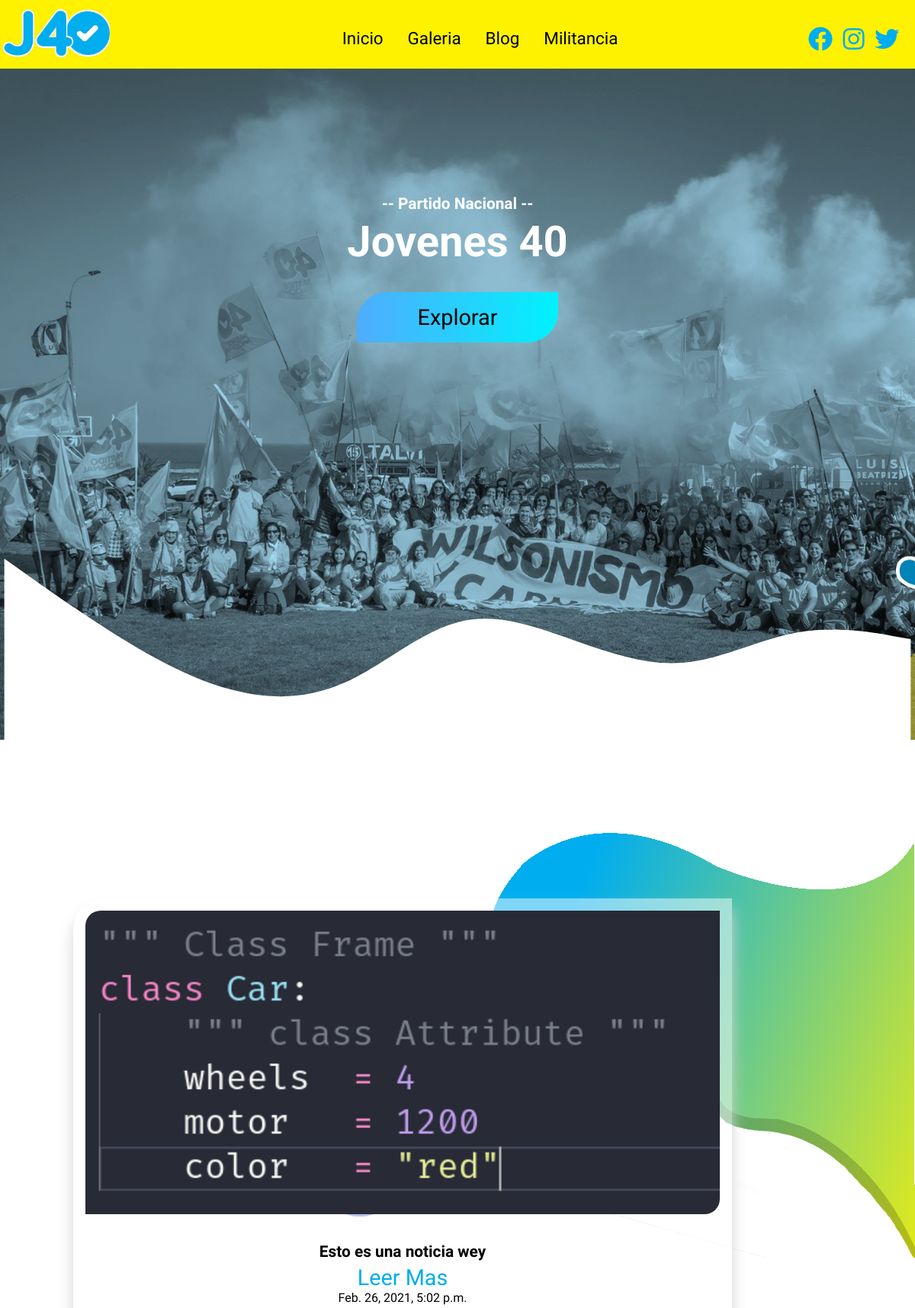
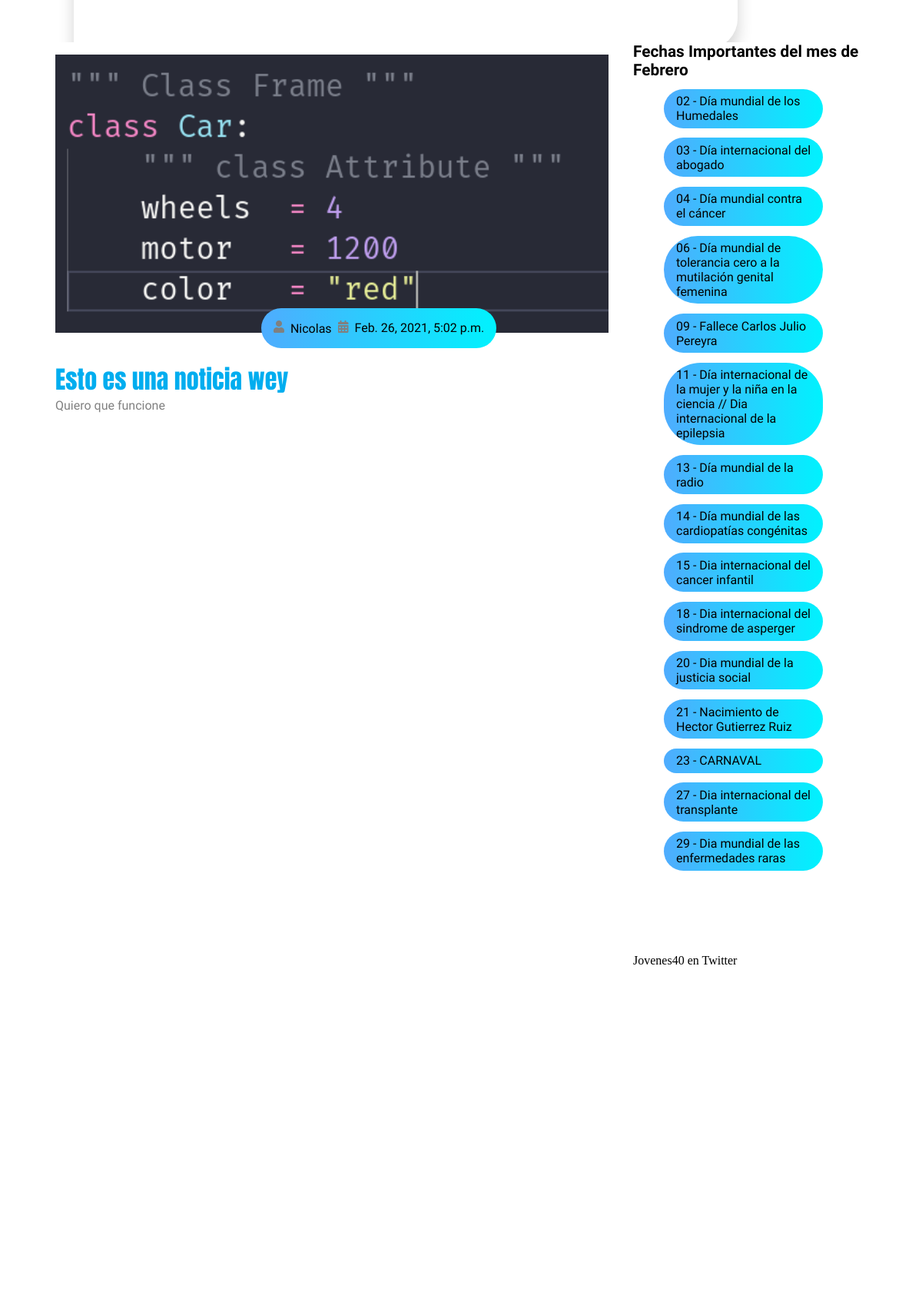
The page / (upper part) on the database its author committed (2 pictures, top to bottom).
### main/models.py (models this page shows, shortened)
class Noticias(models.Model):
    titulo = models.CharField(
        verbose_name="Titulo de la noticia",
        max_length=150,
        default=""
    )
    slug = AutoSlugField(
        populate_from='titulo',
    )
    imagen = models.ImageField(
        upload_to="static/img/main",
        verbose_name="Imagen (1600x900px)"
    )
    descripcion = models.TextField(
        verbose_name="Descripcion de la noticia",
        default=""
    )
    contenido = RichTextField(
        verbose_name="Contenido de la Noticia"
    )
    autor   = models.ForeignKey(
        User,
        on_delete=models.CASCADE,
        default=""
    )
    fecha = models.DateTimeField(
        verbose_name="Fecha de publicacion",
        auto_now=False,
        auto_now_add=True
    )

class FechasImportantes(models.Model):
    nombre = models.CharField(
        verbose_name="Nombre del mes",
        max_length=50,
        default=""
    )
    fecha1 = models.TextField(
        verbose_name="Dia del mes. Ejemplo: Dia 02 - Dia Mundial de los humedales",
        default="",
        blank=True,
        null=True
    )

### main/views.py (the view)
# urls.py: 2. Add a URL to urlpatterns:  path('', views.home, name='home')
def home(request):
    fechas = []
    verificador = True
    mes_model  = FechasImportantes.objects.first()
    raw_fechas = FechasImportantes.objects.values_list('fecha1', flat=True)
    if len(raw_fechas) >= 1 and raw_fechas[0] is not "":
        verificador = True
        for fechas_model in raw_fechas[0].split('\n'):
            fechas.append(fechas_model)
    else:
        verificador = False
    noticias = Noticias.objects.all().order_by('-fecha')
    paginator = Paginator(noticias, 3)
    page_number = request.GET.get('page')
    page_obj = paginator.get_page(page_number)
    context = {
        "fechas":fechas,
        "verificador":verificador,
        "mes":mes_model,
        "noticias":noticias,
        "page_obj":page_obj
    }
    return render(request, 'main/index.html', context)

### main/templates/main/index.html (shortened to what this page needs)
{% extends 'base.html' %}
{% load static %}
{% block custom_styles %}
<link rel="stylesheet" href="{% static 'css/index.css' %}">
{% endblock custom_styles %}
{% block content %}
    <main>
        <section class="titulo-sitio">
            <div class="hero-background">
                <h3> -- Partido Nacional -- </h3>
                <h1>Jovenes 40 </h1>
                <button class="btn" id="explorar">Explorar</button>
            </div>
        </section>
        <section>
            <div class="blog">
                <div class="container">
                    <div class="splide">
                        <div class="splide__track blog-post">
                            <ul class="splide__list">
                                {% for noticia in noticias %}
                                    <li class="splide__slide blog-content">
                                        <img src="{{noticia.imagen.url}}" class="imagen-slider">
                                        <div class="titulo-blog">
                                            <h3>{{noticia.titulo}}</h3>
                                            <a class="btn btn-blog" href="{% url 'detalle-noticia' noticia.slug %}">Leer Mas</a>
                                            <span>{{noticia.fecha}}</span>
                                        </div>
                                    </li>
                                {% endfor %}
                            </ul>
                        </div>
                    </div>
                </div>
            </div>
        </section>
        <section class="container" id="principal">
            <div class="contenido-sitio">
                <div class="posts">
                    {% for noticia in page_obj %}
                        <div class="post-contenido">
                            <div class="post-imagen">
                                <div>
                                    <img src="{{ noticia.imagen.url }}" class="img" alt="">
                                </div>
                                <div class="post-info flex-row">
                                    <span><i class="fas fa-user text-gris"></i>&nbsp;&nbsp;{{noticia.autor|capfirst}}&nbsp;&nbsp;</span>
                                    <span><i class="fas fa-calendar-alt text-gris"></i></span>
                                    <span>&nbsp;&nbsp;{{ noticia.fecha }}</span>
                                </div>
                            </div>
                            <div class="titulo-post">
                                <a href="{% url 'detalle-noticia' noticia.slug %}">{{noticia.titulo}}</a>
                                <p>{{ noticia.descripcion }}</p>
                            </div>
                        </div>
                    {% endfor %}
                </div>
                <aside class="sidebar">
                    <div class="comunicados">
                        <h2>Fechas Importantes del mes de {{ mes.nombre }}</h2>
                        <ul class="fechas-importantes">
                            {% if verificador %}
                                {% for fecha in fechas %}
                                    <li class="lista-items"> {{fecha}} </li>
                                {% endfor %}
                            {% else %}
                                <p>No existen fechas importantes para este mes</p>
                            {% endif %}
                        </ul>
                    </div>
                    <div class="twitter">
                        <div class="timeline">
                            <a class="twitter-timeline" href="https://twitter.com/Jovenes40?ref_src=twsrc%5Etfw">Jovenes40 en Twitter</a> <script async src="https://platform.twitter.com/widgets.js" charset="utf-8"></script>
                        </div>
                    </div>
                </aside>
            </div>
        </section>
    </main>
{% endblock content %}

### main/templates/base.html (shortened to what this page needs)
{% load static %}
<!DOCTYPE html>
<html lang="es">
<head>
	<link rel="stylesheet" href="{% static 'css/base.css' %}">
	{% block custom_styles %}
	{% endblock custom_styles %}
	<link rel="stylesheet" href="https://use.fontawesome.com/releases/v5.15.2/css/all.css">
	<link rel="stylesheet" href="https://cdn.jsdelivr.net/npm/@splidejs/splide@latest/dist/css/splide.min.css">
</head>
<body>
	<nav class="nav">
		<div class="nav-menu flex-row">
			<div class="nav-brand">
				<a href="{% url 'home' %}" class="text-gris">
					<img src="{% static 'img/logo.jpeg' %}" alt="">
				</a>
			</div>
			<div>
				<ul class="nav-items">
					<li class="nav-link"><a href="{% url 'home' %}"> Inicio </a></li>
					<li class="nav-link"><a href="{% url 'galeria' %}"> Galeria </a></li>
					<li class="nav-link"><a href="{% url 'blog' %}"> Blog </a></li>
					<li class="nav-link"><a href="{% url 'militancia' %}"> Militancia </a></li>
				</ul>
			</div>
			<div class="social text-gris">
				<a href="https://www.facebook.com/Jov40" target="_blank"><i class="fab fa-facebook"></i></a>
				<a href="https://www.instagram.com/jovenes40/" target="_blank"><i class="fab fa-instagram"></i></a>
				<a href="https://twitter.com/Jovenes40" target="_blank"><i class="fab fa-twitter"></i></a>
			</div>
		</div>
	</nav>
    {% block content %}
    {% endblock content %}
</body>
</html>

### static/css/base.css (style rules this page uses)
:root { --Abel:'Abel',cursive; --Anton: 'Anton', sans-serif; --Josefin: 'Josefin Sans', sans-serif; --Lexend: 'Lexend Deca', sans-serif; --Livvic: 'Livvic', sans-serif; --Roboto: 'Roboto', sans-serif; --fredoka: 'Fredoka One', cursive; --varela: 'Varela Round', sans-serif; --principal: #FEF200; --secundario: #00ADEF; --gradiente-azul: linear-gradient(to right, #4facfe 0%, #00f2fe 100%); --gradiente-amarillo: linear-gradient(to right, #e0d502 0%, #FEF200 100%); --texto-gris: grey; }
* { margin: 0px; box-sizing: border-box; overflow-x: hidden; }
a { text-decoration: none; color: inherit; }
ul { list-style: none; }
.flex-row { display: flex; flex-direction: row; flex-wrap: wrap; }
h1 { font-family: var(--Roboto); font-size: 3.5rem; }
h2 { font-family: var(--Livvic); font-size: 1.3rem; }
h3 { font-family: var(--Abel); font-size: 1.3rem; }
.btn { border: none; border-radius: 40px 0px 40px 0px; padding: 1rem 5rem; margin-top: 1rem; font-size: 1.8rem; font-family: var(--Roboto); cursor: pointer; }
span { font-family: var(--Abel); }
.container { margin: 0px 5vh; }
.text-gris { color: var(--texto-gris); }
p { font-family: var(--Lexend); color: var(--texto-gris); }
.nav { background: var(--principal); height: 0rem; min-height: 90px; overflow: hidden; transition: height 1s ease-in-out; }
.nav .nav-menu { justify-content: space-between; }
.nav .nav-items { display: flex; margin: 0px; }
.nav .nav-items .nav-link { font-size: 1.4rem; position: relative; font-family: var(--Abel); }
.nav .nav-items .nav-link a { display: block; padding: 2.3rem 1rem; }
.nav .nav-brand a { display: block; font-family: var(--fredoka); color: var(--secundario); -webkit-text-stroke-width: 1.5px; -webkit-text-stroke-color: white; width: 30%; }
.nav .nav-brand a img { width: 100%; margin-top: 12px; margin-left: 3px; }
.nav .social { padding: 2.2rem 12rem; }
.nav .social i { padding: 0 .3rem; font-size: 2rem; color: var(--secundario); }
@media only screen and (max-width: 1746px) { .nav .social { padding: 2.2rem 1rem; } }
@media only screen and (max-width: 1746px) { .nav .nav-brand { width: 40%; margin-right: -300px; } }

### static/css/index.css (style rules this page uses)
main .titulo-sitio { background: url('../img/banner_principal_main.jpg'); background-size: cover; height: 110vh; display: flex; justify-content: center; flex-direction: column; }
main .titulo-sitio .hero-background { padding: 10rem; text-align: center; color: white; }
main .titulo-sitio .olas { margin-top: 70px; }
main .titulo-sitio h1, h3 { margin: .3rem; }
main .titulo-sitio .btn { margin: 1.8rem; background: var(--gradiente-azul); }
main .blog { background: url('../assets/Abract01.png'); background-repeat: no-repeat; background-position: right; height: 100vh; width: 100%; }
main .blog .blog-post { padding-top: 8rem; }
main .blog .blog-content { display: grid; grid-template-rows: 70% 30%; text-align: center; width: 80%; margin: 5rem 1rem; box-shadow: 0 15px 20px lightgray; padding: 1rem; background: rgba(255, 255, 255, 0.5); border-radius: 40px 0px 40px 0px; }
main .blog .blog-content .imagen-slider { width: 100%; height: 100%; border-radius: 20px 0px 20px 0px; }
main .blog .titulo-blog { padding: 2rem 0rem; overflow: hidden; }
main .blog-content .btn-blog { padding: .4rem 3rem; color: var(--secundario); margin: .5rem; border-radius: 20px 0px 20px 0px; cursor: pointer; }
main .blog-content span { display: block; }
main .contenido-sitio { display: grid; grid-template-columns: 70% 30%; }
main .post-contenido { width: 100%; margin-bottom: 5rem; margin: 0px auto; }
main .contenido-sitio .post-contenido > .post-imagen, .titulo-post { padding: 1rem 2rem; position: relative; }
main .contenido-sitio .post-contenido > .post-imagen .post-info { background: var(--gradiente-azul); padding: 1rem; position: absolute; bottom: 0%; left: 25vw; border-radius: 3rem; }
main .contenido-sitio .post-contenido > .post-imagen > div { overflow: hidden; }
main .contenido-sitio .post-contenido > .post-imagen .img { width: 100%; transition: all 1s ease; }
main .post-contenido .titulo-post a { font-family: var(--Anton); font-size: 2rem; color: var(--secundario); }
.contenido-sitio > .sidebar .fechas-importantes { font-family: var(--Livvic); }
.contenido-sitio > .sidebar .fechas-importantes .lista-items { background: var(--gradiente-azul); padding: .4rem 1rem; margin: .8rem 0px; border-radius: 3rem; width: 70%; display: flex; color: black; }
.contenido-sitio > .sidebar .twitter { margin-top: 6rem; height: 50rem; }

### rows shown on the page
Noticias: imagen (picture), titulo "Esto es una noticia wey", fecha "Feb. 26, 2021, 5:02 p.m.", autor "Nicolas", descripcion "Quiero que funcione"
FechasImportantes: nombre "Febrero"

### other values the page prints
{{ fecha }} "02 - Día mundial de los Humedales" "03 - Día internacional del abogado" "04 - Día mundial contra el cáncer" "06 - Día mundial de tolerancia cero a la mutilación genital femenina" "09 - Fallece Carlos Julio Pereyra" "11 - Día internacional de la mujer y la niña en la ciencia // Dia internacional de la epilepsia" "13 - Día mundial de la radio" "14 - Día mundial de las cardiopatías congénitas" "15 - Dia internacional del cancer infantil" "18 - Dia internacional del sindrome de asperger" "20 - Dia mundial de la justicia social" "21 - Nacimiento de Hector Gutierrez Ruiz" "23 - CARNAVAL" "27 - Dia internacional del transplante" "29 - Dia mundial de las enfermedades raras"
